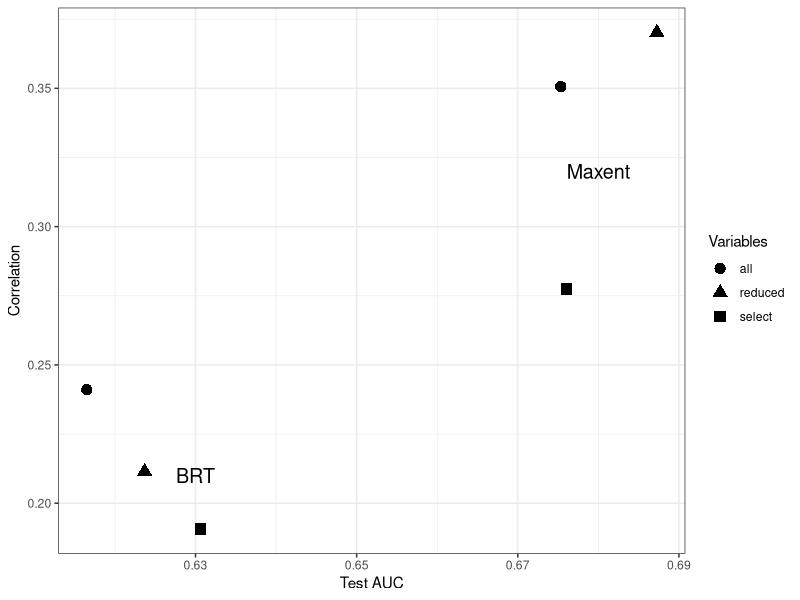
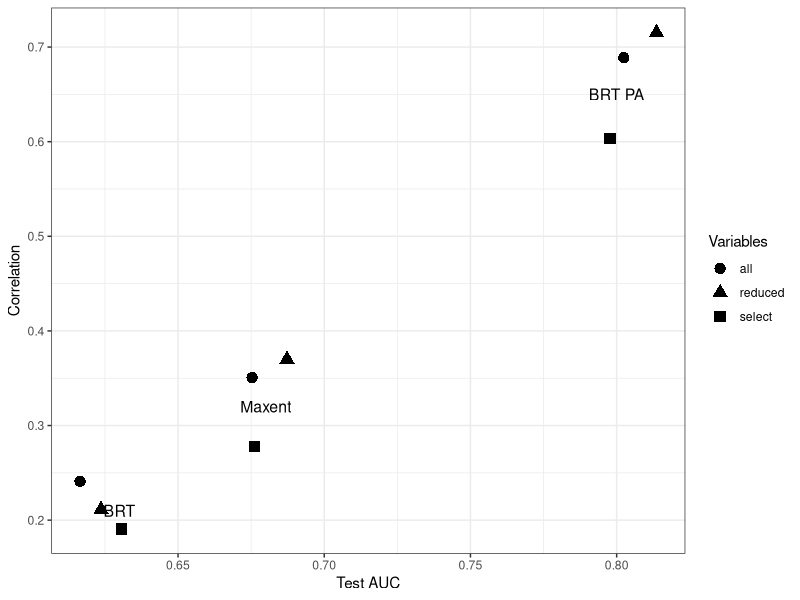
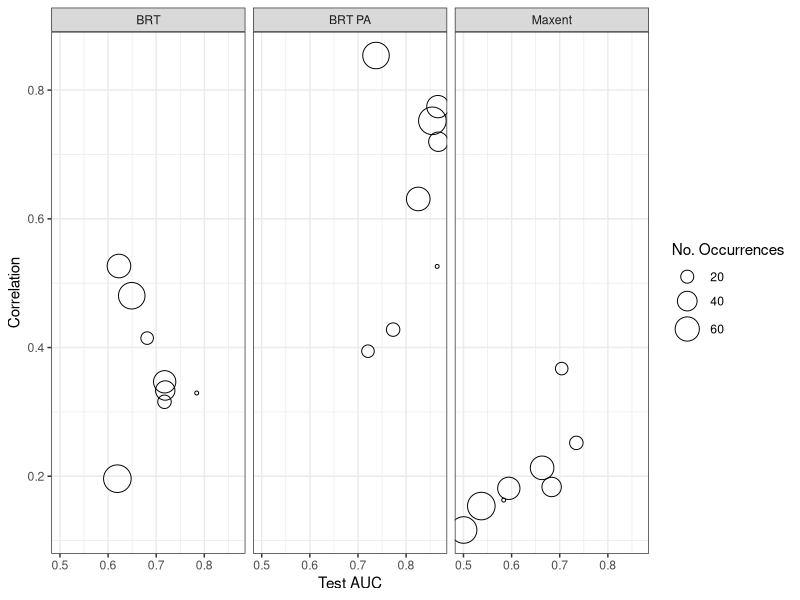

The R script that drew these images, in order:
## ===================================================================
##                            Load Packages                       ----
## ===================================================================

library(tidyverse)
library(here)
library(viridis)

maxent_results <- read_csv(here("results", "maxent_results.csv"))
brt_p_results <- read_csv(here("results", "brt_p_results.csv"))
brt_pa_results <- read_csv(here("results", "brt_pa_results.csv"))



## ===================================================================
##                  Calculate Aggregate Correlation               ----
## ===================================================================

## ...................calculate Maxent cor....................

# presence-only methods
maxent_cor <- maxent_results %>% 
  group_by(variables) %>% 
  summarise(cor = cor(prediction, pres_abs),
            auc = mean(test_auc),
            Method = "Maxent")

## ................calculate BRT pres-only cor................
brt_p_cor <- brt_p_results %>% 
  group_by(variables) %>% 
  summarise(cor = cor(prediction, pres_abs),
            auc = mean(test_auc),
            Method = "BRT")

## ...................create full corr df.....................
# calculate cor for BRT pres-abs
results_cor <- brt_pa_results %>% 
  group_by(variables) %>% 
  summarise(cor = cor(prediction, pres_abs),
            auc = mean(test_auc),
            Method = "BRT PA") %>% 
  
  # bind to pres-only correlations
  rbind(maxent_cor, brt_p_cor) %>% 
  rename(Variables = variables)

rm(maxent_cor, brt_p_cor)

## ===================================================================
##                 Calculate Plot Correlations                    ----
## ===================================================================

## ...................calculate Maxent cor....................
# presence-only methods
maxent_cor <- maxent_results %>% 
  group_by(variables, plot) %>% 
  summarise(cor = cor(prediction, pres_abs),
            auc = mean(test_auc),
            Method = "Maxent")

## ................calculate BRT pres-only cor................
brt_p_cor <- brt_p_results %>% 
  group_by(variables, plot) %>% 
  summarise(cor = cor(prediction, pres_abs),
            auc = mean(test_auc),
            Method = "BRT")

## ...................create full corr df.....................
# calculate cor for BRT pres-abs
results_plot_cor <- brt_pa_results %>% 
  group_by(variables, plot) %>% 
  summarise(cor = cor(prediction, pres_abs),
            auc = mean(test_auc),
            Method = "BRT PA") %>% 
  
  # bind to pres-only correlations
  rbind(maxent_cor, brt_p_cor) %>% 
  rename(Variables = variables)

rm(maxent_cor, brt_p_cor)


## ===================================================================
##                        Figures - Aggregate Cor                 ----
## ===================================================================
## ..............correlation plot - presence only.............
results_cor %>% 
  filter(Method != "BRT PA") %>% 
  
  ggplot() +
  geom_point(aes(x = auc,
                 y = cor,
                 # col = Method, 
                 shape = Variables),
             size = 3.5) +
  
  # specify color and shape for consistency
  # scale_color_manual(values = c("Maxent" = "#009988",
  #                               "BRT" = "#EE7733")) +
  scale_shape_manual(values = c("all" = 16,
                                "reduced" = 17,
                                "select" = 15)) +
  
  # add model labels
  annotate("text", 
           x = 0.68, 
           y = 0.32, 
           label = "Maxent",
           size = 5) +
  
  annotate("text",
           x = 0.63,
           y = 0.21,
           label = "BRT",
           size = 5) +
  
  # plot labels & theme
  guides(col = FALSE) +
  theme_bw()+ 
  labs(x = "Test AUC", y = "Correlation")


## ................correlation plot - all models..............
ggplot(results_cor, aes(x = auc,
                        y = cor,
                        # col = Method, 
                        shape = Variables)) +
  geom_point(size = 3.5) +
  
  # specify color and shape for consistency
  # scale_color_manual(values = c("Maxent" = "#009988",
  #                               "BRT" = "#EE7733",
  #                               "BRT PA" = "#EE3377")) +
  scale_shape_manual(values = c("all" = 16,
                                "reduced" = 17,
                                "select" = 15)) +
  
  # add model labels
  annotate("text", 
           x = 0.68, 
           y = 0.32, 
           label = "Maxent",
           size = 4) +
  
  annotate("text",
           x = 0.63,
           y = 0.21,
           label = "BRT",
           size = 4) +
  
  annotate("text",
           x = 0.8,
           y = 0.65,
           label = "BRT PA",
           size = 4) +
  
  # plot labels & theme 
  labs(x = "Test AUC", y = "Correlation") +
  guides(col = FALSE) +
  theme_bw()

## ===================================================================
##                         Figures - Sample Size                  ----
## ===================================================================
# .................. add number of occurrence points.................
results_plot_cor <- results_plot_cor %>% 
  mutate(no_p_points = case_when(plot == 1 ~ 51,
                                 plot == 2 ~ 57,
                                 plot == 3 ~ 78,
                                 plot == 4 ~ 19,
                                 plot == 5 ~ 72,
                                 plot == 6 ~ 39,
                                 plot == 7 ~ 10,
                                 plot == 8 ~ 21),
         plot = as.factor(plot),
         Method = as.factor(Method))


# ...................... # occurrence points plot ....................
# all variable combinations
# ggplot(results_plot_cor) +
#   geom_point(aes(x = auc,
#                  y = cor,
#                  col = Variables,
#                  size = no_p_points)) +
#   scale_color_manual(values = c("all" = "maroon",
#                                 "reduced" = "dodgerblue",
#                                 "select" = "yellowgreen")) +
#   scale_size_continuous(range = c(1,8)) +
#   facet_wrap(~Method)

# only reduced variables
results_plot_cor %>% filter(Variables == "reduced") %>% 

ggplot() +
  geom_point(aes(x = auc,
                 y = cor,
                 size = no_p_points),
             shape = 1) +
  scale_size_continuous(range = c(1,9)) +
  theme_bw() +
  labs(x = "Test AUC", y = "Correlation",
       size = "No. Occurrences") +
  facet_wrap(~Method)



